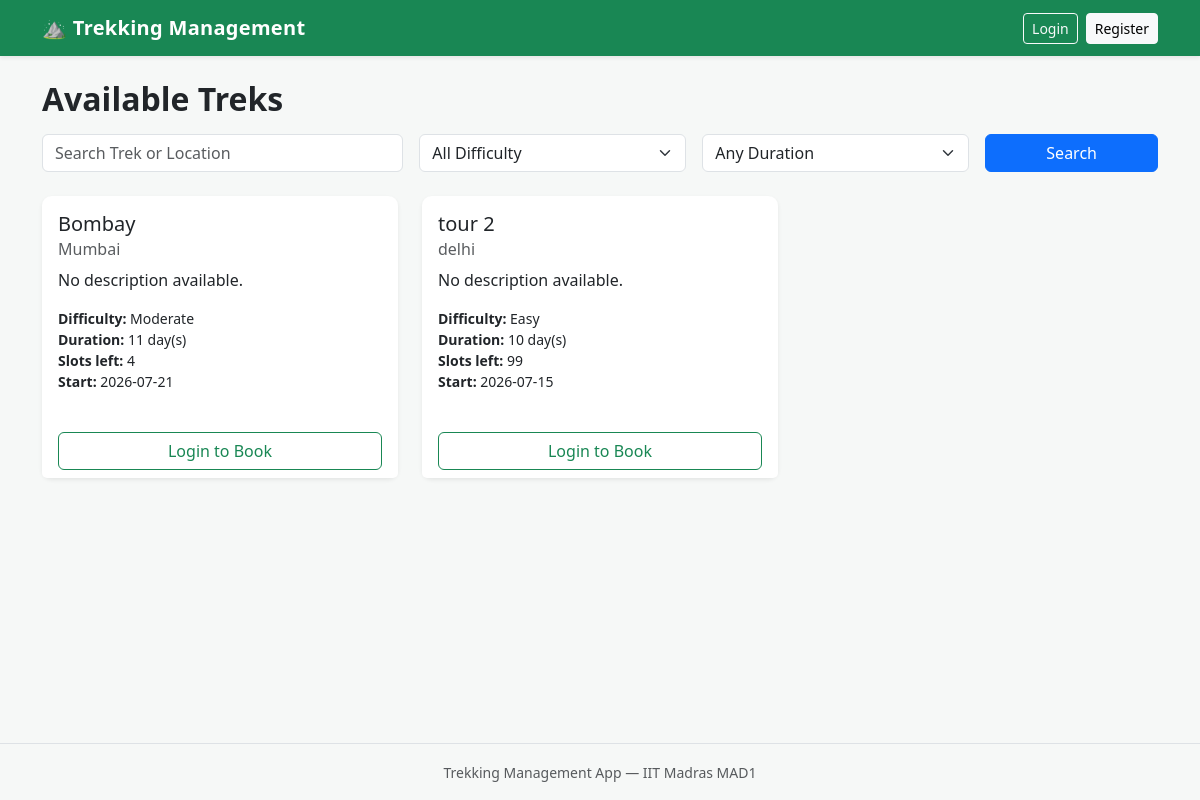
The page / on the database its author committed.
### models/trek.py (models this page shows, shortened)
class Trek(db.Model):
    __tablename__ = "treks"
    id = db.Column(db.Integer, primary_key=True)
    name = db.Column(db.String(120), nullable=False)
    location = db.Column(db.String(120), nullable=False)
    difficulty = db.Column(db.String(20), nullable=True)
    duration = db.Column(db.Integer, nullable=False, default=1)
    available_slots = db.Column(db.Integer, nullable=False, default=0)
    status = db.Column(db.String(20), nullable=False, default="open")
    start_date = db.Column(db.Date, nullable=True)
    end_date = db.Column(db.Date, nullable=True)
    description = db.Column(db.Text, nullable=True)
    staff_id = db.Column(db.Integer, db.ForeignKey("users.id"), nullable=True)
    staff = db.relationship("User", backref="assigned_treks")
    bookings = db.relationship("Booking", backref="trek", lazy=True)

### routes/user.py (the view, shortened to what this page needs)
@user_bp.route("/")
def home():
    q = request.args.get("q", "").strip()
    difficulty = request.args.get("difficulty", "").strip()
    duration = request.args.get("duration", "").strip()
    query = Trek.query.filter_by(status="open")
    if difficulty:
        query = query.filter(Trek.difficulty == difficulty)
    if duration:
        query = query.filter(Trek.duration == int(duration))
    treks = query.order_by(Trek.id.desc()).all()
    return render_template(
        "user/treks.html",
        treks=treks,
        q=q,
        difficulty=difficulty,
        duration=duration
    )

### templates/user/treks.html (shortened to what this page needs)
{% extends "base.html" %}
{% block content %}
<h2 class="mb-3">Available Treks</h2>
<form method="GET" class="row g-3 mb-4">
    <div class="col-md-4">
        <input
            class="form-control"
            name="q"
            placeholder="Search Trek or Location"
            value="{{ q }}">
    </div>
    <div class="col-md-3">
        <select class="form-select" name="difficulty">
            <option value="">All Difficulty</option>
        </select>
    </div>
    <div class="col-md-3">
        <select class="form-select" name="duration">
            <option value="">Any Duration</option>
        </select>
    </div>
    <div class="col-md-2">
        <button class="btn btn-primary w-100">
            Search
        </button>
    </div>
</form>
{% if treks %}
<div class="row">
    {% for trek in treks %}
    <div class="col-md-4 mb-4">
        <div class="card h-100 shadow-sm">
            <div class="card-body">
                <h5 class="card-title">{{ trek.name }}</h5>
                <h6 class="card-subtitle mb-2 text-muted">
                    {{ trek.location }}
                </h6>
                <p class="card-text">
                    {{ trek.description or 'No description available.' }}
                </p>
                <ul class="list-unstyled small mb-3">
                    <li><strong>Difficulty:</strong> {{ trek.difficulty or '-' }}</li>
                    <li><strong>Duration:</strong> {{ trek.duration }} day(s)</li>
                    <li><strong>Slots left:</strong> {{ trek.available_slots }}</li>
                    {% if trek.start_date %}
                    <li><strong>Start:</strong> {{ trek.start_date }}</li>
                    {% endif %}
                </ul>
            </div>
            <div class="card-footer bg-white border-0">
                {% if current_user.is_authenticated %}
                    {% if trek.available_slots > 0 %}
                    <form method="POST"
                          action="{{ url_for('user.book_trek', trek_id=trek.id) }}">
                        <button type="submit" class="btn btn-success w-100">
                            Book Now
                        </button>
                    </form>
                    {% else %}
                    <button class="btn btn-secondary w-100" disabled>
                        Fully Booked
                    </button>
                    {% endif %}
                {% else %}
                    <a class="btn btn-outline-success w-100"
                       href="{{ url_for('auth.login') }}">Login to Book</a>
                {% endif %}
            </div>
        </div>
    </div>
    {% endfor %}
</div>
{% else %}
<p class="text-muted">There are no treks available right now.</p>
{% endif %}
{% endblock %}

### static/style.css (style rules this page uses)
body { min-height: 100vh; display: flex; flex-direction: column; background-color: #f6f8f7; }
.card { border: none; border-radius: 0.6rem; }
.card.shadow-sm { transition: box-shadow 0.15s ease-in-out, transform 0.15s ease-in-out; }
h2 { font-weight: 600; }

### rows shown on the page
Trek: name "Bombay", location "Mumbai", description "No description available.", difficulty "Moderate", duration "11", available_slots "4", start_date "2026-07-21"
Trek: name "tour 2", location "delhi", description "No description available.", difficulty "Easy", duration "10", available_slots "99", start_date "2026-07-15"
